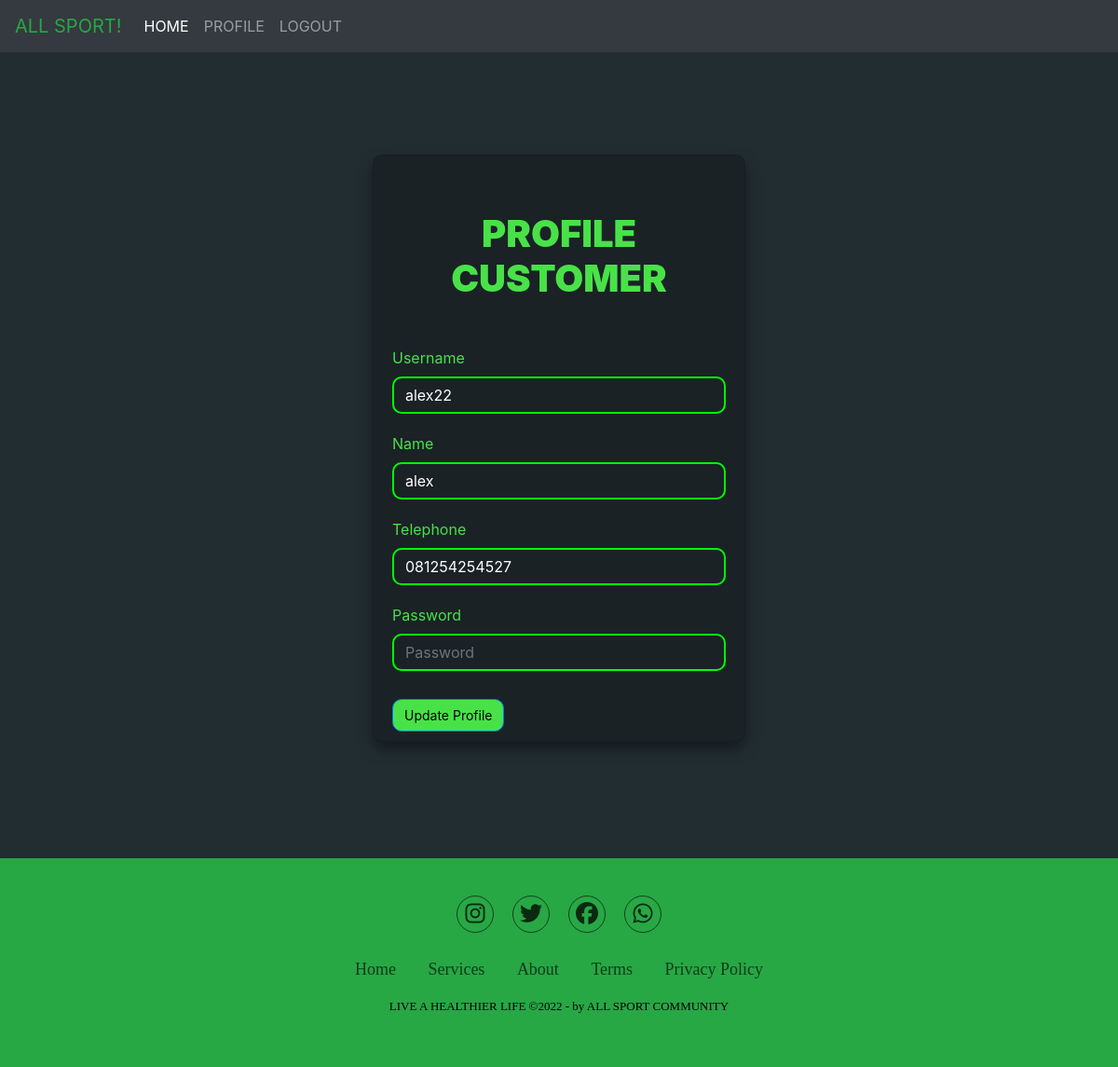
Screenshot of /profile_pembeli.php (signed in) with the database file from the repository.
### tables this page shows
CREATE TABLE `customers` (
  `id_plg` int(11) NOT NULL,
  `username_plg` varchar(30) NOT NULL,
  `nama_plg` varchar(30) NOT NULL,
  `no_hp_plg` varchar(15) NOT NULL,
  `password` varchar(255) NOT NULL
);

### profile_pembeli.php (the view, shortened to what this page needs)
<?php
    include("koneksi.php");
?>
<!DOCTYPE html>
<html lang="en">
<head>
  <link rel="stylesheet" href="https://cdn.jsdelivr.net/npm/bootstrap@4.0.0/dist/css/bootstrap.min.css">
  <link rel="stylesheet" href="style.css">
  <link rel="stylesheet" href="profile1.css">
  <link rel="stylesheet" href="dark_md.css">
  <link rel="stylesheet" href="pembeli.css">
  <link rel="stylesheet" href="https://cdnjs.cloudflare.com/ajax/libs/font-awesome/6.2.0/css/all.min.css" />
  <link href="//netdna.bootstrapcdn.com/font-awesome/3.2.1/css/font-awesome.css" rel="stylesheet">
</head>
<body>
  <nav class="navbar navbar-expand-lg navbar-dark bg-dark">
    <a class="navbar-brand text-success" href="#">ALL SPORT!</a>
    <div class="collapse navbar-collapse" id="navbarSupportedContent">
      <ul class="navbar-nav mr-auto">
        <li class="nav-item active">
          <a class="nav-link" href="home_pembeli.php">HOME <span class="sr-only">(current)</span></a>
        </li>
        <li class="nav-item">
            <a class="nav-link" href="profile_pembeli.php">PROFILE</a>
          </li>
          <li class="nav-item">
            <a class="nav-link" href="logout.php">LOGOUT</a>
          </li>
      </ul>
    </div>
  </nav>
  <div class="global-container1">
        <div class="card login-form1">
            <div class="card-body">
                <h1 class="card-title text-center">PROFILE CUSTOMER</h1>
            </div>
            <div class="card-text">
                <form action="" method="post">
                <?php
                    $tampilPeg    =mysqli_query($koneksi, "SELECT * FROM customers WHERE id_plg ='$_SESSION[id_plg]'");
                    $peg    =mysqli_fetch_array($tampilPeg);
                ?>
                    <div class="form-group">
                        <label for="username">Username</label>
                        <input type="text" class="form-control" value="<?=$peg['username_plg']?>" name="username" id="username" placeholder="Enter Username">
                    </div>
                    <div class="form-group">
                        <label for="nama">Name</label>
                        <input type="text" class="form-control" value="<?=$peg['nama_plg']?>" name="nama" id="nama" placeholder="Enter Nama">
                    </div>
                    <div class="form-group">
                        <label for="no_hp">Telephone</label>
                        <input type="text" class="form-control" value="<?=$peg['no_hp_plg']?>" name="no_hp" id="no_hp" placeholder="Enter No Hp">
                    </div>
                    <div class="form-group">
                        <label for="password">Password</label>
                        <input type="text"  class="form-control"  name="password" id="password" placeholder="Password">
                    </div>
                    <div class="d-grid gap-2">
                        <button type="submit" name="update" class="btn btn-primary">Update Profile</button>
                    </div>
                </form>
            </div>
        </div>
    </div>
  <section class="footer1">
    <div class="social">
    <a href="https://www.instagram.com/metanocrzrt_/"><i class="fab fa-instagram"></i></a>
    <a href="https://twitter.com/jokowi"><i class="fab fa-twitter"></i></a>
    <a href="https://id-id.facebook.com/Jokowi/"><i class="fab fa-facebook"></i></a>
    <a href="https://wa.me/6282150808102"> <i class="fab fa-whatsapp"></i> </a>
    </div>
    <ul class="list">
      <li>
        <a href="#">Home</a>
      </li>
      <li>
        <a href="#">Services</a>
      </li>
      <li>
        <a href="#">About</a>
      </li>
      <li>
        <a href="#">Terms</a>
      </li>
      <li>
        <a href="#">Privacy Policy</a>
      </li>
    </ul>
    <p class="copyright">
    LIVE A HEALTHIER LIFE &copy;2022 - by ALL SPORT COMMUNITY
    </p>
  </section>
</body>
</html>

### style.css (style rules this page uses)
* { box-sizing: border-box; margin: 0; padding: 0; }
body { background-color: white; color: black; }
.navbar { margin-bottom: 25px; }
.text-center { background-color:#28a745; }
.card { background-color: white; padding: 16px; box-shadow: 0 8px 16px 0 rgba(0, 0, 0, 0.4); }

### profile1.css (style rules this page uses)
html, body { height: 100%; background-color: #222d32 !important; }
input[type="text"], input[type="password"] { background-color: #1a2226 !important; color: #ffff; border: 2px solid #00ff00; border-radius: 10px; margin-bottom: 20px; }
.card-title { font-weight: 900; padding-top: 20px; background: #48e248 !important ; background-color: #1a2226 !important; }
.btn { background: #48e248 !important ; color: #000 !important; transform: translateY(10px); font-size: 14px; border-radius: 10px !important; }

### pembeli.css (style rules this page uses)
.global-container1 { height: 100%; display: flex; align-items: center; justify-content: center; color: #48e248; }
.login-form1 { width: 400px; height: 630px; padding: 20px; background-color: #1a2226 !important; border-radius: 10px !important; margin-bottom: 100px; margin-top: 100px; }
input[type="text"], input[type="password"] { background-color: #1a2226 !important; color: #ffff; border: 2px solid #00ff00; border-radius: 10px; margin-bottom: 20px; }
.card-title { font-weight: 900; padding-top: 20px; background: #48e248 !important ; background-color: #1a2226 !important; }
.btn { background: #48e248 !important ; color: #000 !important; transform: translateY(10px); font-size: 14px; border-radius: 10px !important; }
.footer1 { font-family:'Sege UI'; font-weight: 400; background-color:#28a745; padding: 40px 0; margin-top: 40px; }
.footer1 .social { text-align: center; padding-bottom: 25px; color: #000000; }
.footer1 .social a { font-size: 24px; color: inherit; border: 1px solid rgba(0, 0, 0, 0.8); width: 40px; height: 40px; line-height: 38px; display: inline-block; text-align: center; border-radius: 50%; margin: 0 8px; opacity: 0.75; }
.footer1 ul { margin-top:0; padding: 0; list-style: none; font-size: 18px; line-height: 1.6; margin-bottom: 0; text-align: center; }
.footer1 ul li a { color:rgba(0, 0, 0, 0.8) ; text-decoration: none; opacity: 0.8; }
.footer1 ul li { display: inline-block; padding: 0 15px; }
.footer1 .copyright { margin-top: 15px; text-align: center; font-size: 13px; color: #000000; }

### rows the page displays
customers: username "alex22", nama "alex", no_hp "081254254527"
